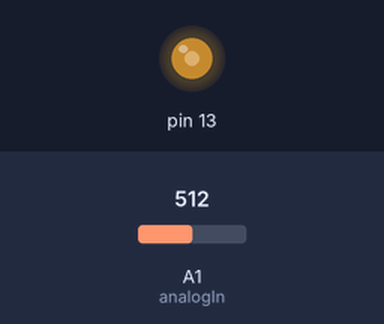
A sketch run on a simulated Arduino Uno, built with avr-gcc and run on an emulated ATmega328P. On the bench: output pins drawn as LEDs (lit = HIGH). The test bench sets the inputs (shaded band); at power-on: A1 (analogIn) = 512.

Above: at 1.2 s.
1.3 s: A1 (analogIn) set to 306
At 2.3 s:
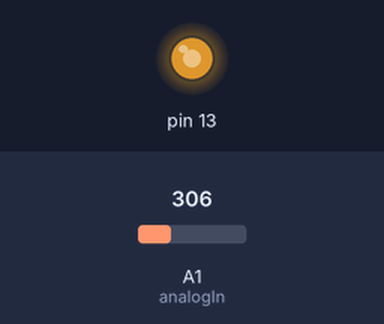
2.8 s: A1 (analogIn) set to 122
At 4.0 s:
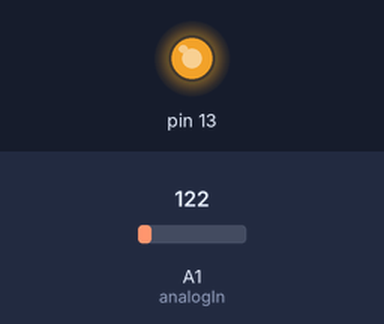
4.3 s: A1 (analogIn) set to 900
At 5.5 s:
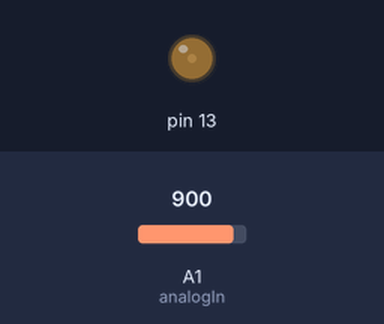
5.8 s: A1 (analogIn) set to 1023
At 6.8 s:
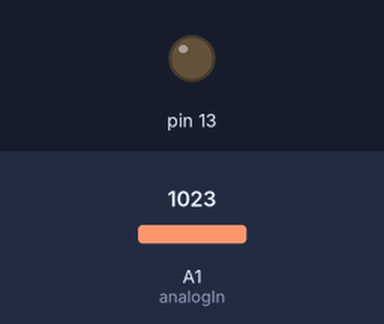
7.3 s: A1 (analogIn) set to 511
At 8.1 s:
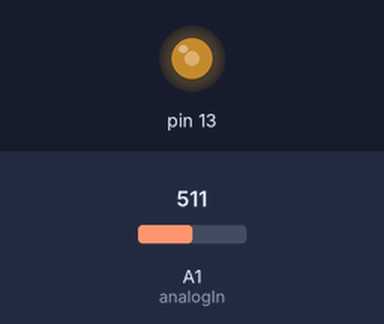
Timing chart, 0 to 9.8 s (numbered marks = the images above; inputs shaded):
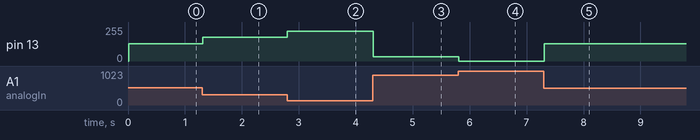

Measured:
- after the input at 1.3 s, pin 13: 128/255 → 179/255 at once
- after the input at 2.8 s, pin 13: 179/255 → 225/255 at once
- after the input at 4.3 s, pin 13: 225/255 → 31/255 at once
- after the input at 5.8 s, pin 13: 31/255 → 0/255 at once
- after the input at 7.3 s, pin 13: 0/255 → 128/255 at once

The sketch:

led_pwm.ino
```cpp
#include <SoftPWM.h>
#include <SoftPWM_timer.h>

const short analogOut = 13;
const short analogIn = A1;

void setup() {
  SoftPWMBegin(SOFTPWM_NORMAL);
}

void loop() {
  SoftPWMSet(analogOut, map(analogRead(analogIn), 0, 1023, 255, 0));
}
```
